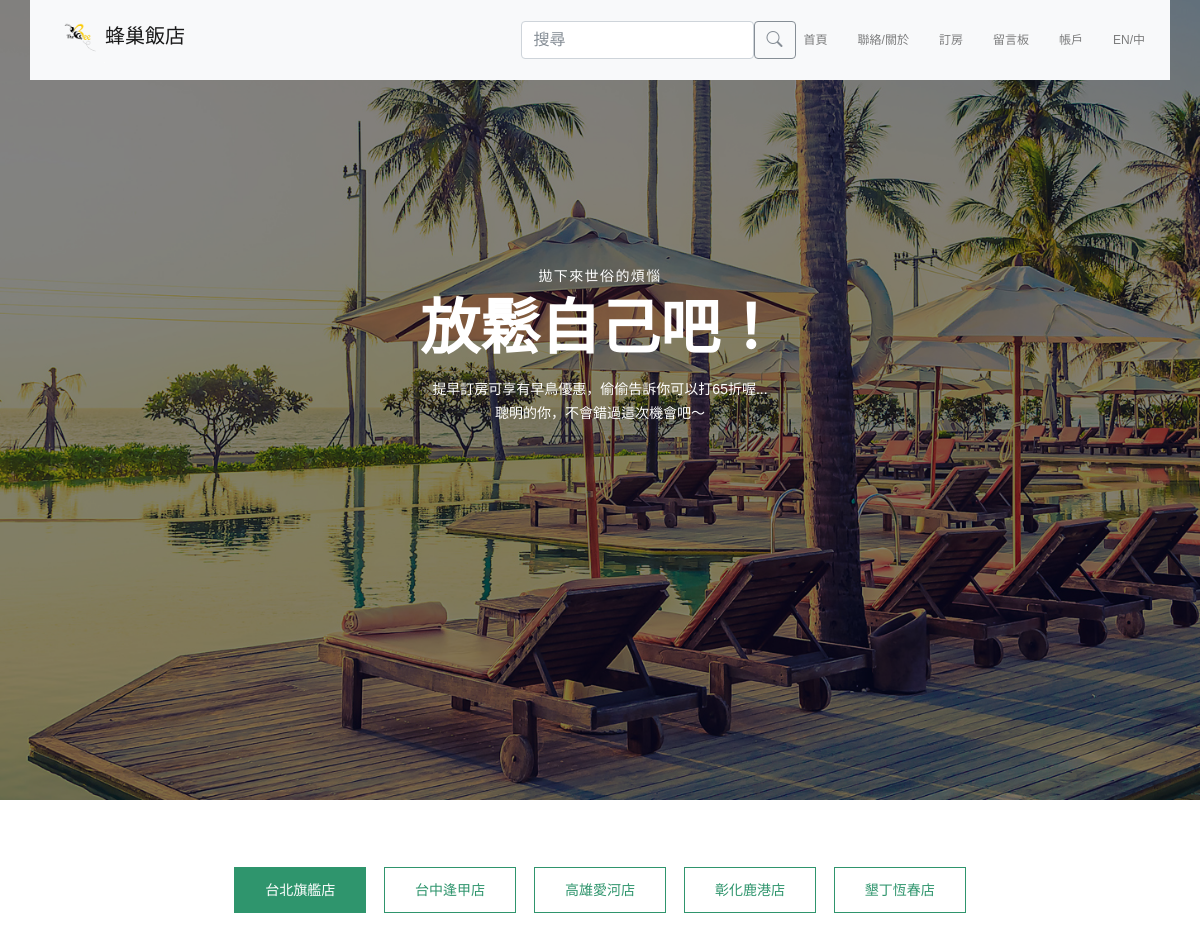
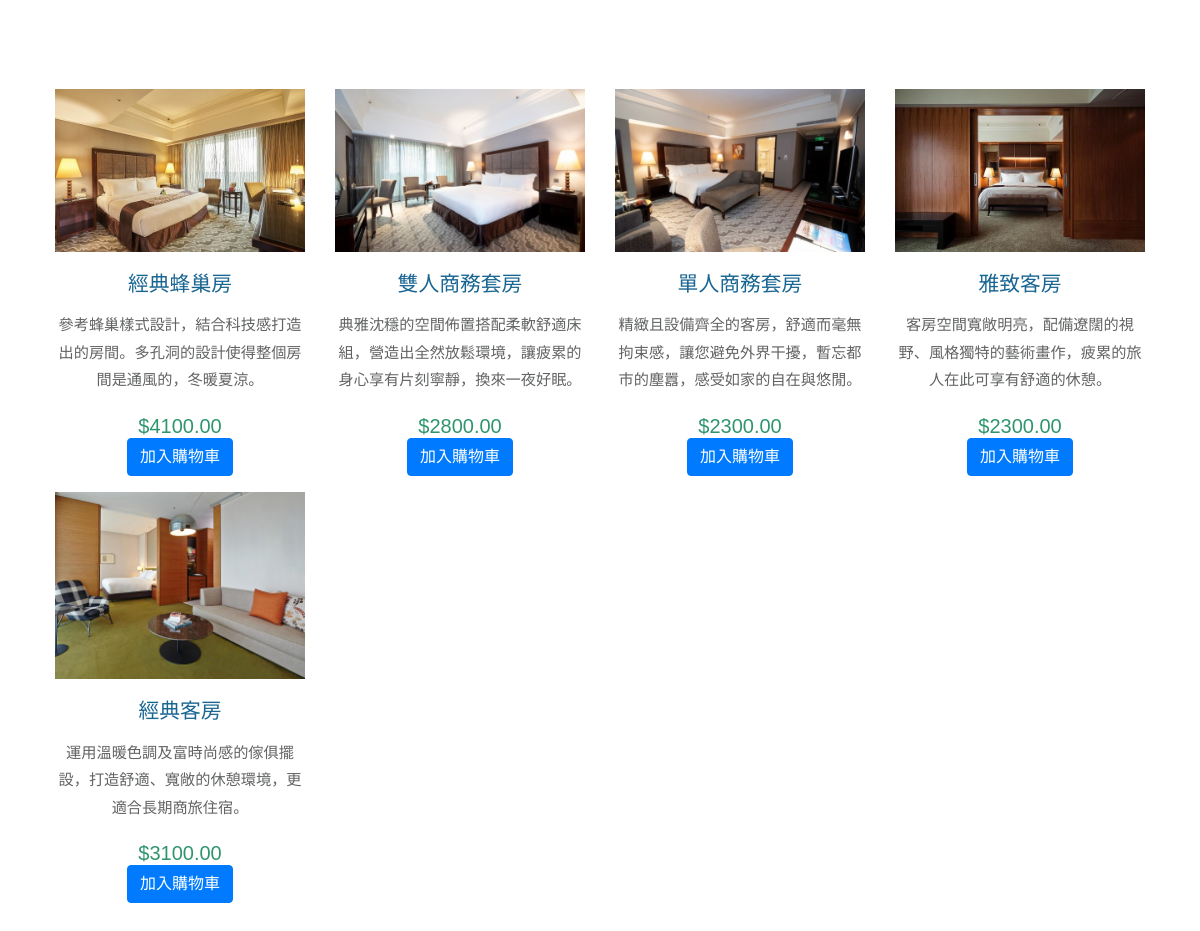
Screenshot of /book.php with the database file from the repository (2 pictures, top to bottom).
### tables this page shows
CREATE TABLE `product` (
  `pno` int(11) NOT NULL,
  `pname` varchar(30) NOT NULL,
  `description` varchar(100) NOT NULL,
  `file_type` varchar(20) NOT NULL,
  `unitprice` decimal(10,2) NOT NULL,
  `category` varchar(20) NOT NULL
);

### book.php (the view, shortened to what this page needs)
<!DOCTYPE html>
<html lang="en">
<head>
    <link href="css/book.css" rel="stylesheet" />
    <?php include("import.php") ?>
</head>
<body>
    <?php include("nav.php") ?>
    <section class="banner_area">
        <div class="booking_table d_flex align-items-center">
            <div class="overlay bg-parallax" data-stellar-ratio="0.9" data-stellar-vertical-offset="0"
                data-background=""></div>
            <div class="container">
                <div class="banner_content text-center">
                    <h6>拋下來世俗的煩惱</h6>
                    <h2>放鬆自己吧！</h2>
                    <p>提早訂房可享有早鳥優惠，偷偷告訴你可以打65折喔...<br>聰明的你，不會錯過這次機會吧～</p>
                </div>
            </div>
        </div>
    </section>
    <section style="padding: 5%;">
        <div class="container_2">
            <div class="tm-paging-links">
                <nav>
                    <ul>
                        <li class="tm-paging-item"><a href="#" class="tm-paging-link active">台北旗艦店</a></li>
                        <li class="tm-paging-item"><a href="#" class="tm-paging-link">台中逢甲店</a></li>
                        <li class="tm-paging-item"><a href="#" class="tm-paging-link">高雄愛河店</a></li>
                        <li class="tm-paging-item"><a href="#" class="tm-paging-link">彰化鹿港店</a></li>
                        <li class="tm-paging-item"><a href="#" class="tm-paging-link">墾丁恆春店</a></li>
                    </ul>
                </nav>
            </div>
    </section>
    <div class="row tm-gallery">
        <div id="tm-gallery-page-台北旗艦店" class="tm-gallery-page">
        <?php
            $link = mysqli_connect("localhost","root","");
            mysqli_select_db($link, "beehotel");
            mysqli_query($link, "SET NAMES UTF8");
            $sqlstr1 = "SELECT * FROM `product` WHERE pno=1;";
            $result=mysqli_query($link, $sqlstr1);
            $record = mysqli_fetch_object($result);
            echo '<article class="col-lg-3 col-md-4 col-sm-6 col-12 tm-gallery-item"><figure><a href="./product.php"><img src="images/product/p-1.jpg" alt="Image" class="img-fluid tm-gallery-img" /></a><figcaption style="text-align: center;">';
            echo '<h4 class="tm-gallery-title">'.$record->pname.'</h4>';
            echo '<p class="tm-gallery-description">'.$record->description;
            echo '<section class="tm-gallery-price">$'.$record->unitprice.'</section>';
        ?>
           <button id="p1" class="btn btn-primary" onclick="cart(1,1)">加入購物車</button></figcaption>
            </figure>
            </article>
            <?php
            $link = mysqli_connect("localhost","root","");
            mysqli_select_db($link, "beehotel");
            mysqli_query($link, "SET NAMES UTF8");
            $sqlstr1 = "SELECT * FROM `product` WHERE pno=2;";
            $result=mysqli_query($link, $sqlstr1);
            $record = mysqli_fetch_object($result);
            echo '<article class="col-lg-3 col-md-4 col-sm-6 col-12 tm-gallery-item"><figure><a href="./product.php"><img src="images/product/p-2.jpg" alt="Image" class="img-fluid tm-gallery-img" /></a><figcaption style="text-align: center;">';
            echo '<h4 class="tm-gallery-title">'.$record->pname.'</h4>';
            echo '<p class="tm-gallery-description">'.$record->description;
            echo '<section class="tm-gallery-price">$'.$record->unitprice.'</section>';
        ?>
           <button id="p2" class="btn btn-primary" onclick="cart(1,2)">加入購物車</button></figcaption>
            </figure>
            </article>
            <?php
            $link = mysqli_connect("localhost","root","");
            mysqli_select_db($link, "beehotel");
            mysqli_query($link, "SET NAMES UTF8");
            $sqlstr1 = "SELECT * FROM `product` WHERE pno=3;";
            $result=mysqli_query($link, $sqlstr1);
            $record = mysqli_fetch_object($result);
            echo '<article class="col-lg-3 col-md-4 col-sm-6 col-12 tm-gallery-item"><figure><a href="./product.php"><img src="images/product/p-3.jpg" alt="Image" class="img-fluid tm-gallery-img" /></a><figcaption style="text-align: center;">';
            echo '<h4 class="tm-gallery-title">'.$record->pname.'</h4>';
            echo '<p class="tm-gallery-description">'.$record->description;
            echo '<section class="tm-gallery-price">$'.$record->unitprice.'</section>';
        ?>
           <button id="p3" class="btn btn-primary" onclick="cart(1,3)">加入購物車</button></figcaption>
            </figure>
            </article>
            <?php
            $link = mysqli_connect("localhost","root","");
            mysqli_select_db($link, "beehotel");
            mysqli_query($link, "SET NAMES UTF8");
            $sqlstr1 = "SELECT * FROM `product` WHERE pno=4;";
            $result=mysqli_query($link, $sqlstr1);
            $record = mysqli_fetch_object($result);
            echo '<article class="col-lg-3 col-md-4 col-sm-6 col-12 tm-gallery-item"><figure><a href="./product.php"><img src="images/product/p-4.jpg" alt="Image" class="img-fluid tm-gallery-img" /></a><figcaption style="text-align: center;">';
            echo '<h4 class="tm-gallery-title">'.$record->pname.'</h4>';
            echo '<p class="tm-gallery-description">'.$record->description;
            echo '<section class="tm-gallery-price">$'.$record->unitprice.'</section>';
        ?>
           <button id="p4" class="btn btn-primary" onclick="cart(1,4)">加入購物車</button></figcaption>
            </figure>
            </article>
            <?php
            $link = mysqli_connect("localhost","root","");
            mysqli_select_db($link, "beehotel");
            mysqli_query($link, "SET NAMES UTF8");
            $sqlstr1 = "SELECT * FROM `product` WHERE pno=5;";
            $result=mysqli_query($link, $sqlstr1);
            $record = mysqli_fetch_object($result);
            echo '<article class="col-lg-3 col-md-4 col-sm-6 col-12 tm-gallery-item"><figure><a href="./product.php"><img src="images/product/p-5.jpg" alt="Image" class="img-fluid tm-gallery-img" /></a><figcaption style="text-align: center;">';
            echo '<h4 class="tm-gallery-title">'.$record->pname.'</h4>';
            echo '<p class="tm-gallery-description">'.$record->description;
            echo '<section class="tm-gallery-price">$'.$record->unitprice.'</section>';
        ?>
           <button id="p5" class="btn btn-primary" onclick="cart(1,5)">加入購物車</button></figcaption>
            </figure>
            </article>
        </div>
</div>
</body>
</html>

### import.php (shortened to what this page needs)
<link rel="stylesheet" type="text/css" href="css/style.css">
<link rel="stylesheet" href="vendors/linericon/style.css">
<link rel="stylesheet" href="css/bootstrap.css">
<link rel="stylesheet" href="vendors/bootstrap-datepicker/bootstrap-datetimepicker.min.css">
<link rel="stylesheet" href="vendors/nice-select/css/nice-select.css">
<link rel="stylesheet" href="vendors/owl-carousel/owl.carousel.min.css">
<link rel="stylesheet" href="css/product.css">
<link rel="stylesheet" href="css/style.css">
<link rel="stylesheet" href="css/nav-style.css">
<link rel="stylesheet" href="css/responsive.css">
<link rel="stylesheet" href="css/font-awesome.min.css">

### nav.php (shortened to what this page needs)
<link rel="stylesheet" href="https://cdn.jsdelivr.net/npm/bootstrap-icons@1.3.0/font/bootstrap-icons.css">
<header class="header_area">
    <div class="container">
        <nav class="navbar navbar-expand-lg navbar-light navbar-light bg-light">
            <a class="navbar-brand logo_h" href="index.php"><img src="images/logo.png" width="50" height="50">蜂巢飯店
            </a>
            <div class="collapse navbar-collapse offset " id="navbarSupportedContent">
                <ul class="nav navbar-nav menu_nav ml-auto  ">
                    <form class="d-flex nav-link form-inline">
                        <input class="form-control me-2 " type="search" placeholder="搜尋" aria-label="Search">
                        <button onclick="play()" class="btn  btn-outline-secondary " type="submit"><i
                                class="bi bi-search"></i></button>
                    </form>
                    <li class="nav-item"><a class="nav-link" href="index.php">首頁</a></li>
                    <li class="nav-item submenu dropdown">
                        <a href="#" class="nav-link dropdown-toggle" data-toggle="dropdown" role="button"
                            aria-haspopup="true" aria-expanded="false" onclick="play()">聯絡/關於</a>
                    </li>
                    <li class="nav-item submenu dropdown">
                        <a href="#" class="nav-link dropdown-toggle" data-toggle="dropdown" role="button"
                            aria-haspopup="true" aria-expanded="false" onclick="play()">訂房</a>
                    </li>
                    <li class="nav-item"><a class="nav-link" href="comment.php">留言板</a></li>
                    <li class="nav-item submenu dropdown">
                        <a href="#" class="nav-link dropdown-toggle" data-toggle="dropdown" role="button" aria-haspopup="true" aria-expanded="false" onclick="play()">帳戶</a>
                    </li>
                    <li class="nav-item submenu dropdown">
                        <a href="#" class="nav-link dropdown-toggle" data-toggle="dropdown" role="button"
                            aria-haspopup="true" aria-expanded="false" onclick="play()">EN/中</a>
                    </li>
                </ul>
            </div>
        </nav>
    </div>
</header>

### css/book.css (style rules this page uses)
ul, nav, body, h1, h2, h4, h6, p, figure { margin: 0; padding: 0; }
a, button { transition: all 0.3s ease; }
html { box-sizing: border-box; -ms-overflow-style: scrollbar; }
*, *::before, *::after { box-sizing: inherit; }
.container_2 { width: 100%; max-width: 1200px; margin-right: auto; margin-left: auto; }
.row { display: -ms-flexbox; display: flex; -ms-flex-wrap: wrap; flex-wrap: wrap; margin-left: -15px; margin-right: -15px; }
.col-lg-3, .col-lg-4, .col-lg-6, .col-md-4, .col-md-6, .col-sm-6, .col-12 { position: relative; width: 100%; padding-right: 15px; padding-left: 15px; }
.col-12 { -ms-flex: 0 0 100%; flex: 0 0 100%; max-width: 100%; }
@media (min-width: 576px) { .col-sm-6 { -ms-flex: 0 0 50%; flex: 0 0 50%; max-width: 50%; } }
@media (min-width: 768px) { .col-md-4 { -ms-flex: 0 0 33.333333%; flex: 0 0 33.333333%; max-width: 33.333333%; } }
@media (min-width: 992px) { .col-lg-3 { -ms-flex: 0 0 25%; flex: 0 0 25%; max-width: 25%; } }
.text-center { text-align: center; }
.img-fluid { max-width: 100%; height: auto; }
body { font-family: 'Open Sans', Arial, sans-serif; font-size: 17px; background-color: #ccc; overflow-x: hidden; }
.container_2 { background-color: white; }
p, address { color: #626364; line-height: 1.8; }
.tm-gallery { margin-bottom: 80px; }
.tm-gallery-page { max-width: 280px; margin-left: auto; margin-right: auto; display: -ms-flexbox; display: flex; -ms-flex-wrap: wrap; flex-wrap: wrap; }
.tm-gallery-description { font-size: 0.95rem; }
@media (min-width: 576px) { .tm-gallery-page { max-width: 560px; } }
@media (min-width: 768px) { .tm-gallery-page, .tm-section, .tm-container-inner, .tm-container-inner-2 { max-width: 840px; } }
@media (min-width: 992px) { .tm-gallery-page, .tm-section { max-width: 1120px; } }
.tm-gallery-item { max-width: 280px; }
.tm-gallery-img { margin-bottom: 20px; }
.tm-gallery-title { font-size: 1.3rem; font-weight: 400; color: #1A6692; margin-bottom: 15px; }
.tm-gallery-description { margin-bottom: 20px; }
.tm-gallery-price { font-size: 1.25rem; color: #2F956D; }
.tm-paging-links { text-align: center; margin-bottom: 40px; }
.tm-paging-item { list-style: none; display: inline-block; border: 1px solid #2F956D; margin: 7px; }
.tm-paging-link { padding: 10px 30px; display: flex; align-items: center; justify-content: center; text-decoration: none; color: #2F956D; background-color: transparent; }
.tm-paging-link.active, .tm-paging-link:hover { background-color: #2F956D; color: white; }
.form-control { display: block; width: 100%; padding: 0.375rem 0.75rem; font-size: 1.1rem; font-weight: 400; line-height: 1.5; color: #626364; background-color: #fff; background-clip: padding-box; border: 1px solid #ced4da; border-right: 0; border-top: 0; border-left: 0; border-radius: 0; transition: border-color 0.15s ease-in-out, box-shadow 0.15s ease-in-out; }
.form-control::placeholder { color: #6c757d; opacity: 1; }

### rows the page displays
product: pname "經典蜂巢房", description "參考蜂巢樣式設計，結合科技感打造出的房間。多孔洞的設計使得整個房間是通風的，冬暖夏涼。", unitprice "4100.00"
product: pname "雙人商務套房", description "典雅沈穩的空間佈置搭配柔軟舒適床組，營造出全然放鬆環境，讓疲累的身心享有片刻寧靜，換來一夜好眠。", unitprice "2800.00"
product: pname "單人商務套房", description "精緻且設備齊全的客房，舒適而毫無拘束感，讓您避免外界干擾，暫忘都市的塵囂，感受如家的自在與悠閒。", unitprice "2300.00"
product: pname "雅致客房", description "客房空間寬敞明亮，配備遼闊的視野、風格獨特的藝術畫作，疲累的旅人在此可享有舒適的休憩。", unitprice "2300.00"
product: pname "經典客房", description "運用溫暖色調及富時尚感的傢俱擺設，打造舒適、寬敞的休憩環境，更適合長期商旅住宿。", unitprice "3100.00"
